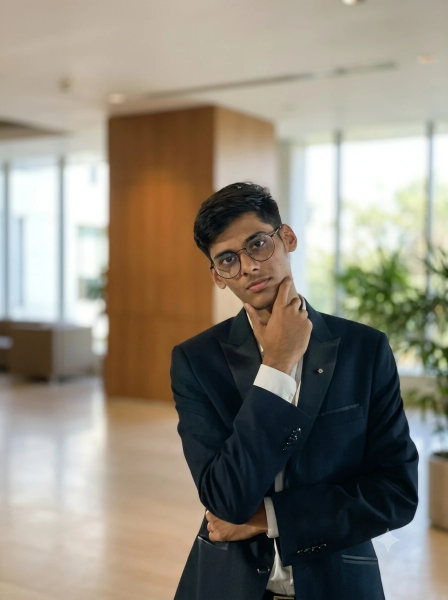
#> input picture assets/source/portrait-original.webp, 896 x 1200 px (shown at 1/2 size)
$ python mask.py ../../assets/source/portrait-original.webp
#> lines starting #> are read from the running program, lines starting #| are printed output that depends on the picture; after the words box and inside, x2 and y2 are one past the last pixel; in counts of white or black regions, pixels touching at a corner belong together
"""Cut the person out of the photo with a hand-traced, feathered polygon mask."""
import sys
from pathlib import Path
from PIL import Image, ImageDraw, ImageFilter

HERE = Path(__file__).parent
SRC = Path(sys.argv[1])

# Silhouette traced in the source image's pixel coordinates (896x1200).
OUTLINE = [
    # hair, left to right over the top
    (398, 418), (420, 392), (450, 375), (485, 366), (520, 368), (548, 382), (560, 405), (560, 440),
    # right ear and jaw
    (570, 458), (588, 470), (594, 490), (583, 502),
    # right side of the neck down to the collar
    (580, 512), (580, 550), (586, 565), (592, 580), (598, 592), (608, 598),
    # collar and right shoulder / arm
    (615, 605), (632, 615), (660, 628), (720, 648), (765, 682), (795, 722), (812, 790), (822, 870), (826, 960),
    (828, 1010),
    # bottom edge of the crop
    (380, 1010),
    # left side of the suit
    (370, 860), (360, 760), (358, 720), (378, 692), (420, 662), (460, 640), (470, 630),
    # neck, left ear, left side of hair
    (474, 600), (455, 582), (438, 572), (424, 552), (418, 528), (404, 505), (392, 478), (388, 448),
]


def build():
    img = Image.open(SRC).convert("RGB")
#> img is the input picture: PIL image 896x1200 RGB; mean R, G, B 143, 136.1, 122.8
    assert img.size == (896, 1200), img.size
    mask = Image.new("L", img.size, 0)
#> mask: PIL image 896x1200 L; every value is 0
    ImageDraw.Draw(mask).polygon(OUTLINE, fill=255)
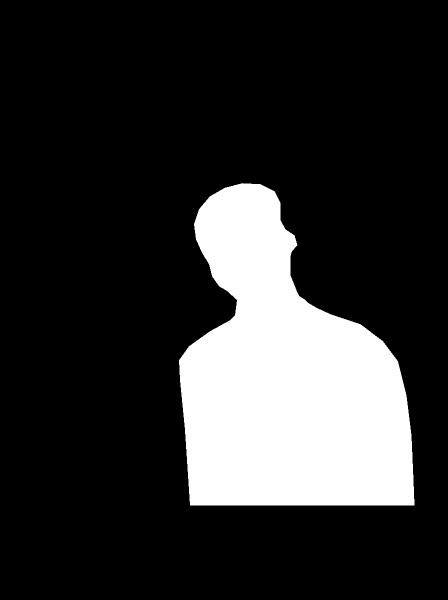
#> mask: PIL image 896x1200 L (shown at 1/2 size); 18.9% white; 1 white region, box (x1, y1, x2, y2) and area: (358, 366, 829, 1011) 203163
    mask = mask.filter(ImageFilter.GaussianBlur(3))

    box = (300, 330, 880, 1010)
    img, mask = img.crop(box), mask.crop(box)
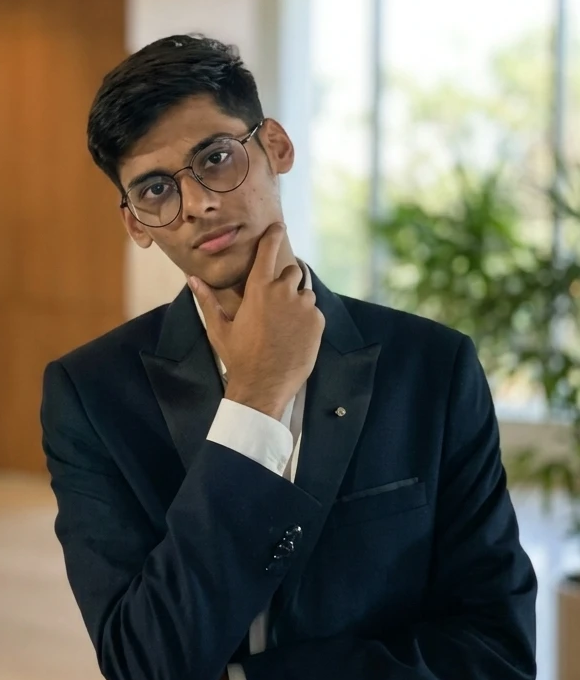
#> img: PIL image 580x680 RGB; mean R, G, B 105.5, 101.8, 88.8
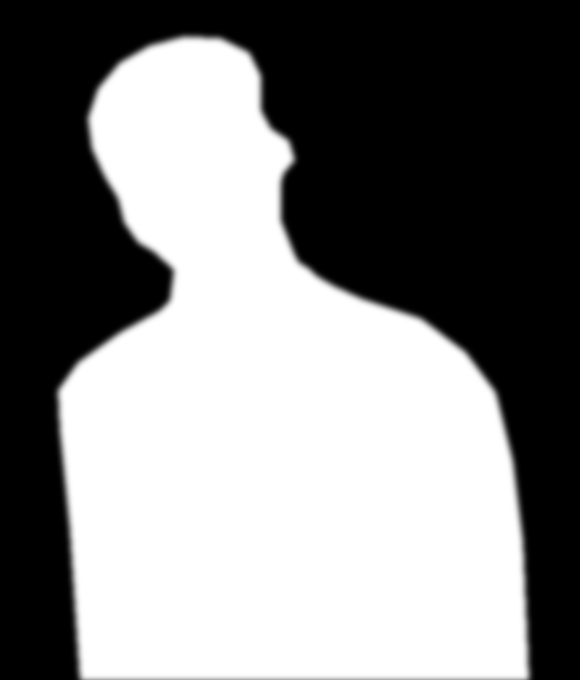
#> mask: PIL image 580x680 L; min 0, max 255, mean 130.8

    preview = Image.composite(img, Image.new("RGB", img.size, (255, 0, 255)), mask)
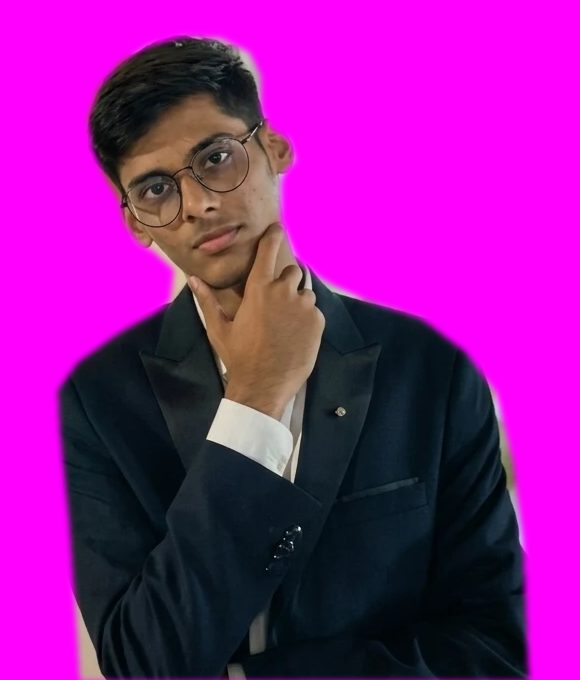
#> preview: PIL image 580x680 RGB; mean R, G, B 147.2, 23.9, 148
    preview.save(HERE / "mask-preview.png")
    img.save(HERE / "crop.png")
    mask.save(HERE / "crop-mask.png")
    print("crop", img.size)
#| crop (580, 680)


if __name__ == "__main__":
    build()
